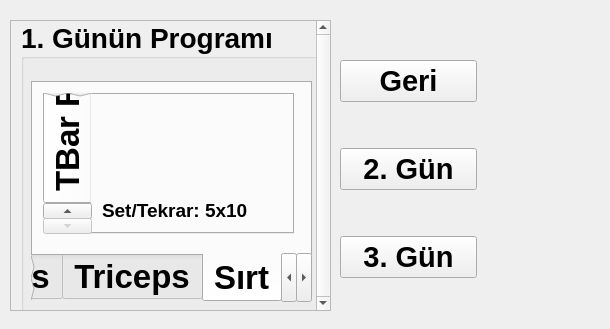
<?xml version="1.0" encoding="UTF-8"?>
<ui version="4.0">
 <class>Form</class>
 <widget class="QWidget" name="Form">
  <property name="geometry">
   <rect>
    <x>0</x>
    <y>0</y>
    <width>610</width>
    <height>329</height>
   </rect>
  </property>
  <property name="windowTitle">
   <string>Form</string>
  </property>
  <widget class="QScrollArea" name="scrollArea">
   <property name="geometry">
    <rect>
     <x>10</x>
     <y>20</y>
     <width>321</width>
     <height>291</height>
    </rect>
   </property>
   <property name="autoFillBackground">
    <bool>false</bool>
   </property>
   <property name="verticalScrollBarPolicy">
    <enum>Qt::ScrollBarAlwaysOn</enum>
   </property>
   <property name="horizontalScrollBarPolicy">
    <enum>Qt::ScrollBarAsNeeded</enum>
   </property>
   <property name="sizeAdjustPolicy">
    <enum>QAbstractScrollArea::AdjustToContents</enum>
   </property>
   <property name="widgetResizable">
    <bool>true</bool>
   </property>
   <widget class="QWidget" name="scrollAreaWidgetContents">
    <property name="geometry">
     <rect>
      <x>0</x>
      <y>0</y>
      <width>305</width>
      <height>289</height>
     </rect>
    </property>
    <widget class="QGroupBox" name="groupBox">
     <property name="geometry">
      <rect>
       <x>10</x>
       <y>0</y>
       <width>371</width>
       <height>341</height>
      </rect>
     </property>
     <property name="font">
      <font>
       <pointsize>21</pointsize>
       <weight>75</weight>
       <bold>true</bold>
      </font>
     </property>
     <property name="title">
      <string>1. Günün Programı</string>
     </property>
     <widget class="QTabWidget" name="tabWidget">
      <property name="geometry">
       <rect>
        <x>10</x>
        <y>60</y>
        <width>281</width>
        <height>221</height>
       </rect>
      </property>
      <property name="font">
       <font>
        <pointsize>25</pointsize>
       </font>
      </property>
      <property name="toolTip">
       <string>&lt;html&gt;&lt;head/&gt;&lt;body&gt;&lt;p&gt;Koşu&lt;/p&gt;&lt;/body&gt;&lt;/html&gt;</string>
      </property>
      <property name="tabPosition">
       <enum>QTabWidget::South</enum>
      </property>
      <property name="tabShape">
       <enum>QTabWidget::Rounded</enum>
      </property>
      <property name="currentIndex">
       <number>6</number>
      </property>
      <widget class="QWidget" name="Kosu">
       <attribute name="title">
        <string>Koşu</string>
       </attribute>
       <widget class="QLabel" name="label">
        <property name="geometry">
         <rect>
          <x>20</x>
          <y>10</y>
          <width>201</width>
          <height>191</height>
         </rect>
        </property>
        <property name="text">
         <string/>
        </property>
        <property name="pixmap">
         <pixmap>../../../.designer/backup/koşu.png</pixmap>
        </property>
       </widget>
       <widget class="QTextBrowser" name="textBrowser">
        <property name="geometry">
         <rect>
          <x>260</x>
          <y>10</y>
          <width>121</width>
          <height>192</height>
         </rect>
        </property>
        <property name="html">
         <string>&lt;!DOCTYPE HTML PUBLIC &quot;-//W3C//DTD HTML 4.0//EN&quot; &quot;http://www.w3.org/TR/REC-html40/strict.dtd&quot;&gt;
&lt;html&gt;&lt;head&gt;&lt;meta name=&quot;qrichtext&quot; content=&quot;1&quot; /&gt;&lt;style type=&quot;text/css&quot;&gt;
p, li { white-space: pre-wrap; }
&lt;/style&gt;&lt;/head&gt;&lt;body style=&quot; font-family:'Noto Sans'; font-size:25pt; font-weight:600; font-style:normal;&quot;&gt;
&lt;p style=&quot;-qt-paragraph-type:empty; margin-top:0px; margin-bottom:0px; margin-left:0px; margin-right:0px; -qt-block-indent:0; text-indent:0px;&quot;&gt;&lt;br /&gt;&lt;/p&gt;&lt;/body&gt;&lt;/html&gt;</string>
        </property>
        <property name="searchPaths">
         <stringlist>
          <string>Saat</string>
          <string></string>
          <string>aaa</string>
         </stringlist>
        </property>
       </widget>
       <widget class="QLabel" name="label_6">
        <property name="geometry">
         <rect>
          <x>0</x>
          <y>10</y>
          <width>171</width>
          <height>141</height>
         </rect>
        </property>
        <property name="text">
         <string/>
        </property>
        <property name="pixmap">
         <pixmap>koşu.png</pixmap>
        </property>
       </widget>
       <widget class="QLabel" name="label_7">
        <property name="geometry">
         <rect>
          <x>180</x>
          <y>20</y>
          <width>71</width>
          <height>111</height>
         </rect>
        </property>
        <property name="font">
         <font>
          <pointsize>18</pointsize>
         </font>
        </property>
        <property name="text">
         <string>30 Dk</string>
        </property>
       </widget>
      </widget>
      <widget class="QWidget" name="tab_2">
       <attribute name="title">
        <string>Omuz</string>
       </attribute>
       <widget class="QTabWidget" name="tabWidget_2">
        <property name="geometry">
         <rect>
          <x>10</x>
          <y>-10</y>
          <width>251</width>
          <height>171</height>
         </rect>
        </property>
        <property name="font">
         <font>
          <family>Noto Sans Adlam</family>
          <pointsize>10</pointsize>
         </font>
        </property>
        <property name="tabPosition">
         <enum>QTabWidget::West</enum>
        </property>
        <property name="tabShape">
         <enum>QTabWidget::Triangular</enum>
        </property>
        <property name="currentIndex">
         <number>3</number>
        </property>
        <widget class="QWidget" name="tab_3">
         <attribute name="title">
          <string notr="true">Military Press</string>
         </attribute>
         <widget class="QLabel" name="label_2">
          <property name="geometry">
           <rect>
            <x>-30</x>
            <y>10</y>
            <width>251</width>
            <height>101</height>
           </rect>
          </property>
          <property name="text">
           <string/>
          </property>
          <property name="pixmap">
           <pixmap>milPress.jpg</pixmap>
          </property>
         </widget>
         <widget class="QLabel" name="milPress">
          <property name="geometry">
           <rect>
            <x>20</x>
            <y>120</y>
            <width>191</width>
            <height>17</height>
           </rect>
          </property>
          <property name="font">
           <font>
            <pointsize>14</pointsize>
            <italic>true</italic>
           </font>
          </property>
          <property name="layoutDirection">
           <enum>Qt::LeftToRight</enum>
          </property>
          <property name="autoFillBackground">
           <bool>false</bool>
          </property>
          <property name="text">
           <string>Set/Tekrar: 3x10</string>
          </property>
         </widget>
        </widget>
        <widget class="QWidget" name="tab_5">
         <attribute name="title">
          <string>Literal Rise</string>
         </attribute>
         <widget class="QLabel" name="label_5">
          <property name="geometry">
           <rect>
            <x>90</x>
            <y>160</y>
            <width>111</width>
            <height>31</height>
           </rect>
          </property>
          <property name="font">
           <font>
            <pointsize>12</pointsize>
           </font>
          </property>
          <property name="text">
           <string>Set / Tekrar</string>
          </property>
         </widget>
         <widget class="QLabel" name="milPress_2">
          <property name="geometry">
           <rect>
            <x>220</x>
            <y>160</y>
            <width>81</width>
            <height>31</height>
           </rect>
          </property>
          <property name="text">
           <string/>
          </property>
         </widget>
         <widget class="QLabel" name="label_8">
          <property name="geometry">
           <rect>
            <x>10</x>
            <y>10</y>
            <width>131</width>
            <height>91</height>
           </rect>
          </property>
          <property name="text">
           <string/>
          </property>
          <property name="pixmap">
           <pixmap>litRaise.jpg</pixmap>
          </property>
         </widget>
         <widget class="QLabel" name="label_4">
          <property name="geometry">
           <rect>
            <x>10</x>
            <y>110</y>
            <width>211</width>
            <height>41</height>
           </rect>
          </property>
          <property name="font">
           <font>
            <family>Noto Sans Adlam Unjoined</family>
            <pointsize>16</pointsize>
           </font>
          </property>
          <property name="text">
           <string>Set/Tekrar: 3x10</string>
          </property>
         </widget>
        </widget>
        <widget class="QWidget" name="tab_6">
         <attribute name="title">
          <string>Overhead Press</string>
         </attribute>
         <widget class="QLabel" name="overPressSet_2">
          <property name="geometry">
           <rect>
            <x>210</x>
            <y>170</y>
            <width>54</width>
            <height>17</height>
           </rect>
          </property>
          <property name="text">
           <string>TextLabel</string>
          </property>
         </widget>
         <widget class="QLabel" name="label_9">
          <property name="geometry">
           <rect>
            <x>-10</x>
            <y>20</y>
            <width>231</width>
            <height>81</height>
           </rect>
          </property>
          <property name="text">
           <string/>
          </property>
          <property name="pixmap">
           <pixmap>overPress.jpg</pixmap>
          </property>
         </widget>
         <widget class="QLabel" name="overPress">
          <property name="geometry">
           <rect>
            <x>10</x>
            <y>110</y>
            <width>191</width>
            <height>51</height>
           </rect>
          </property>
          <property name="font">
           <font>
            <family>Noto Sans Adlam Unjoined</family>
            <pointsize>14</pointsize>
           </font>
          </property>
          <property name="text">
           <string>Set/Tekrar: 3x10</string>
          </property>
         </widget>
        </widget>
        <widget class="QWidget" name="tab_4">
         <attribute name="title">
          <string>Seated Dumbel Press</string>
         </attribute>
         <widget class="QLabel" name="label_3">
          <property name="geometry">
           <rect>
            <x>10</x>
            <y>10</y>
            <width>171</width>
            <height>121</height>
           </rect>
          </property>
          <property name="text">
           <string/>
          </property>
          <property name="pixmap">
           <pixmap>seaDumbell.jpg</pixmap>
          </property>
         </widget>
         <widget class="QLabel" name="seatPress">
          <property name="geometry">
           <rect>
            <x>10</x>
            <y>130</y>
            <width>181</width>
            <height>31</height>
           </rect>
          </property>
          <property name="font">
           <font>
            <family>Noto Sans Adlam Unjoined</family>
            <pointsize>14</pointsize>
           </font>
          </property>
          <property name="text">
           <string>Set/Tekrar: 3x10</string>
          </property>
         </widget>
        </widget>
       </widget>
      </widget>
      <widget class="QWidget" name="tab">
       <attribute name="title">
        <string>Biceps</string>
       </attribute>
       <widget class="QTabWidget" name="tabWidget_3">
        <property name="geometry">
         <rect>
          <x>0</x>
          <y>0</y>
          <width>271</width>
          <height>151</height>
         </rect>
        </property>
        <property name="font">
         <font>
          <family>Noto Sans Adlam</family>
          <pointsize>10</pointsize>
         </font>
        </property>
        <property name="tabPosition">
         <enum>QTabWidget::West</enum>
        </property>
        <property name="tabShape">
         <enum>QTabWidget::Triangular</enum>
        </property>
        <property name="currentIndex">
         <number>0</number>
        </property>
        <widget class="QWidget" name="tab_7">
         <attribute name="title">
          <string>Hammer Curl</string>
         </attribute>
         <widget class="QLabel" name="label_12">
          <property name="geometry">
           <rect>
            <x>10</x>
            <y>10</y>
            <width>211</width>
            <height>91</height>
           </rect>
          </property>
          <property name="text">
           <string/>
          </property>
          <property name="pixmap">
           <pixmap>hammer_curl.jpeg</pixmap>
          </property>
         </widget>
         <widget class="QLabel" name="hamCurl">
          <property name="geometry">
           <rect>
            <x>10</x>
            <y>110</y>
            <width>211</width>
            <height>31</height>
           </rect>
          </property>
          <property name="font">
           <font>
            <family>Noto Sans Adlam Unjoined</family>
            <pointsize>14</pointsize>
           </font>
          </property>
          <property name="text">
           <string>Set/Tekrar: 3x10</string>
          </property>
         </widget>
        </widget>
        <widget class="QWidget" name="tab_8">
         <attribute name="title">
          <string>Babell Curl</string>
         </attribute>
         <widget class="QLabel" name="label_11">
          <property name="geometry">
           <rect>
            <x>10</x>
            <y>10</y>
            <width>211</width>
            <height>81</height>
           </rect>
          </property>
          <property name="text">
           <string/>
          </property>
          <property name="pixmap">
           <pixmap>babCurl.jpg</pixmap>
          </property>
         </widget>
         <widget class="QLabel" name="babDumbell">
          <property name="geometry">
           <rect>
            <x>10</x>
            <y>100</y>
            <width>221</width>
            <height>41</height>
           </rect>
          </property>
          <property name="font">
           <font>
            <family>Noto Sans Adlam Unjoined</family>
            <pointsize>14</pointsize>
           </font>
          </property>
          <property name="text">
           <string>Set/Tekrar: 3x10</string>
          </property>
         </widget>
        </widget>
        <widget class="QWidget" name="widget">
         <attribute name="title">
          <string>Inurlcline Dumbel C</string>
         </attribute>
         <widget class="QLabel" name="label_10">
          <property name="geometry">
           <rect>
            <x>10</x>
            <y>10</y>
            <width>231</width>
            <height>91</height>
           </rect>
          </property>
          <property name="text">
           <string/>
          </property>
          <property name="pixmap">
           <pixmap>incline_dumbell.jpeg</pixmap>
          </property>
         </widget>
         <widget class="QLabel" name="incDumbel">
          <property name="geometry">
           <rect>
            <x>10</x>
            <y>110</y>
            <width>221</width>
            <height>31</height>
           </rect>
          </property>
          <property name="font">
           <font>
            <family>Noto Sans Adlam Unjoined</family>
            <pointsize>14</pointsize>
           </font>
          </property>
          <property name="text">
           <string>Set/Tekrar: 4x10</string>
          </property>
         </widget>
        </widget>
       </widget>
      </widget>
      <widget class="QWidget" name="bacak">
       <attribute name="title">
        <string>Bacak</string>
       </attribute>
       <widget class="QTabWidget" name="tabWidget_4">
        <property name="geometry">
         <rect>
          <x>0</x>
          <y>0</y>
          <width>271</width>
          <height>161</height>
         </rect>
        </property>
        <property name="tabPosition">
         <enum>QTabWidget::West</enum>
        </property>
        <property name="currentIndex">
         <number>1</number>
        </property>
        <widget class="QWidget" name="squat">
         <attribute name="title">
          <string>SQUAT</string>
         </attribute>
         <widget class="QLabel" name="label_13">
          <property name="geometry">
           <rect>
            <x>30</x>
            <y>10</y>
            <width>141</width>
            <height>81</height>
           </rect>
          </property>
          <property name="text">
           <string/>
          </property>
          <property name="pixmap">
           <pixmap>squat.png</pixmap>
          </property>
         </widget>
         <widget class="QLabel" name="squat_label">
          <property name="geometry">
           <rect>
            <x>20</x>
            <y>110</y>
            <width>181</width>
            <height>31</height>
           </rect>
          </property>
          <property name="font">
           <font>
            <family>Noto Sans Adlam</family>
            <pointsize>14</pointsize>
            <italic>true</italic>
           </font>
          </property>
          <property name="text">
           <string>Set/Tekrar: 5x15</string>
          </property>
         </widget>
        </widget>
        <widget class="QWidget" name="labEx">
         <attribute name="title">
          <string>Lap Exe</string>
         </attribute>
         <widget class="QLabel" name="labExe">
          <property name="geometry">
           <rect>
            <x>10</x>
            <y>40</y>
            <width>181</width>
            <height>71</height>
           </rect>
          </property>
          <property name="font">
           <font>
            <pointsize>16</pointsize>
           </font>
          </property>
          <property name="text">
           <string>Set/Tekrar: 5x15</string>
          </property>
         </widget>
        </widget>
       </widget>
      </widget>
      <widget class="QWidget" name="gogus">
       <attribute name="title">
        <string>Göğüs</string>
       </attribute>
       <widget class="QTabWidget" name="tabWidget_5">
        <property name="geometry">
         <rect>
          <x>10</x>
          <y>0</y>
          <width>261</width>
          <height>151</height>
         </rect>
        </property>
        <property name="tabPosition">
         <enum>QTabWidget::West</enum>
        </property>
        <widget class="QWidget" name="bench">
         <attribute name="title">
          <string>Bench Press</string>
         </attribute>
         <widget class="QLabel" name="label_14">
          <property name="geometry">
           <rect>
            <x>30</x>
            <y>20</y>
            <width>141</width>
            <height>81</height>
           </rect>
          </property>
          <property name="text">
           <string/>
          </property>
          <property name="pixmap">
           <pixmap>bench.png</pixmap>
          </property>
         </widget>
         <widget class="QLabel" name="bench_2">
          <property name="geometry">
           <rect>
            <x>10</x>
            <y>110</y>
            <width>181</width>
            <height>31</height>
           </rect>
          </property>
          <property name="font">
           <font>
            <family>Noto Sans Adlam</family>
            <pointsize>14</pointsize>
           </font>
          </property>
          <property name="text">
           <string>Set/Tekrar: 5x15</string>
          </property>
         </widget>
        </widget>
        <widget class="QWidget" name="cableC">
         <attribute name="title">
          <string>Cable Cross</string>
         </attribute>
         <widget class="QLabel" name="label_15">
          <property name="geometry">
           <rect>
            <x>20</x>
            <y>10</y>
            <width>161</width>
            <height>101</height>
           </rect>
          </property>
          <property name="text">
           <string/>
          </property>
          <property name="pixmap">
           <pixmap>cablecross.png</pixmap>
          </property>
         </widget>
         <widget class="QLabel" name="cableCro">
          <property name="geometry">
           <rect>
            <x>10</x>
            <y>110</y>
            <width>181</width>
            <height>21</height>
           </rect>
          </property>
          <property name="font">
           <font>
            <family>Noto Sans Adlam</family>
            <pointsize>14</pointsize>
            <italic>true</italic>
           </font>
          </property>
          <property name="text">
           <string>Set/Tekrar: 5x15</string>
          </property>
         </widget>
        </widget>
        <widget class="QWidget" name="dumbell">
         <attribute name="title">
          <string>Dumbell FLy</string>
         </attribute>
         <widget class="QLabel" name="label_16">
          <property name="geometry">
           <rect>
            <x>20</x>
            <y>10</y>
            <width>161</width>
            <height>81</height>
           </rect>
          </property>
          <property name="text">
           <string/>
          </property>
          <property name="pixmap">
           <pixmap>dumbellFly.png</pixmap>
          </property>
         </widget>
         <widget class="QLabel" name="dumbellFlu">
          <property name="geometry">
           <rect>
            <x>10</x>
            <y>100</y>
            <width>161</width>
            <height>41</height>
           </rect>
          </property>
          <property name="font">
           <font>
            <pointsize>14</pointsize>
           </font>
          </property>
          <property name="text">
           <string>Set/Tekrar: 3x15</string>
          </property>
         </widget>
        </widget>
       </widget>
      </widget>
      <widget class="QWidget" name="triceps">
       <attribute name="title">
        <string>Triceps</string>
       </attribute>
       <widget class="QTabWidget" name="tabWidget_6">
        <property name="geometry">
         <rect>
          <x>10</x>
          <y>10</y>
          <width>251</width>
          <height>141</height>
         </rect>
        </property>
        <property name="tabPosition">
         <enum>QTabWidget::West</enum>
        </property>
        <property name="currentIndex">
         <number>1</number>
        </property>
        <widget class="QWidget" name="Dips">
         <attribute name="title">
          <string>Dips</string>
         </attribute>
         <widget class="QLabel" name="label_17">
          <property name="geometry">
           <rect>
            <x>10</x>
            <y>10</y>
            <width>161</width>
            <height>81</height>
           </rect>
          </property>
          <property name="text">
           <string/>
          </property>
          <property name="pixmap">
           <pixmap>dips.png</pixmap>
          </property>
         </widget>
         <widget class="QLabel" name="dips">
          <property name="geometry">
           <rect>
            <x>10</x>
            <y>100</y>
            <width>171</width>
            <height>31</height>
           </rect>
          </property>
          <property name="font">
           <font>
            <pointsize>14</pointsize>
           </font>
          </property>
          <property name="text">
           <string>Set/Tekrar: 3x10</string>
          </property>
          <property name="textFormat">
           <enum>Qt::PlainText</enum>
          </property>
         </widget>
        </widget>
        <widget class="QWidget" name="crosshers">
         <attribute name="title">
          <string>Crosshers</string>
         </attribute>
         <widget class="QLabel" name="label_18">
          <property name="geometry">
           <rect>
            <x>20</x>
            <y>10</y>
            <width>161</width>
            <height>81</height>
           </rect>
          </property>
          <property name="text">
           <string/>
          </property>
          <property name="pixmap">
           <pixmap>skull.png</pixmap>
          </property>
         </widget>
         <widget class="QLabel" name="skull">
          <property name="geometry">
           <rect>
            <x>20</x>
            <y>100</y>
            <width>161</width>
            <height>31</height>
           </rect>
          </property>
          <property name="font">
           <font>
            <pointsize>14</pointsize>
           </font>
          </property>
          <property name="text">
           <string>Set/Tekrar: 3x10</string>
          </property>
         </widget>
        </widget>
       </widget>
      </widget>
      <widget class="QWidget" name="sirt">
       <attribute name="title">
        <string>Sırt</string>
       </attribute>
       <widget class="QTabWidget" name="tabWidget_7">
        <property name="geometry">
         <rect>
          <x>10</x>
          <y>10</y>
          <width>251</width>
          <height>141</height>
         </rect>
        </property>
        <property name="tabPosition">
         <enum>QTabWidget::West</enum>
        </property>
        <property name="currentIndex">
         <number>2</number>
        </property>
        <widget class="QWidget" name="Barfiks">
         <attribute name="title">
          <string>Barfiks</string>
         </attribute>
         <widget class="QLabel" name="label_20">
          <property name="geometry">
           <rect>
            <x>20</x>
            <y>10</y>
            <width>151</width>
            <height>91</height>
           </rect>
          </property>
          <property name="text">
           <string/>
          </property>
          <property name="pixmap">
           <pixmap>barfiks.png</pixmap>
          </property>
         </widget>
         <widget class="QLabel" name="Barfiks_2">
          <property name="geometry">
           <rect>
            <x>50</x>
            <y>110</y>
            <width>91</width>
            <height>21</height>
           </rect>
          </property>
          <property name="font">
           <font>
            <pointsize>14</pointsize>
           </font>
          </property>
          <property name="text">
           <string>Sayı Yok</string>
          </property>
         </widget>
        </widget>
        <widget class="QWidget" name="deadlift">
         <attribute name="title">
          <string>DeadLift</string>
         </attribute>
         <widget class="QLabel" name="label_21">
          <property name="geometry">
           <rect>
            <x>10</x>
            <y>10</y>
            <width>161</width>
            <height>81</height>
           </rect>
          </property>
          <property name="text">
           <string/>
          </property>
          <property name="pixmap">
           <pixmap>dead.png</pixmap>
          </property>
         </widget>
         <widget class="QLabel" name="dead">
          <property name="geometry">
           <rect>
            <x>20</x>
            <y>100</y>
            <width>161</width>
            <height>31</height>
           </rect>
          </property>
          <property name="font">
           <font>
            <pointsize>14</pointsize>
           </font>
          </property>
          <property name="text">
           <string>Set/Tekrar: 5x10</string>
          </property>
          <property name="textFormat">
           <enum>Qt::PlainText</enum>
          </property>
         </widget>
        </widget>
        <widget class="QWidget" name="tbar">
         <attribute name="title">
          <string>TBar Row</string>
         </attribute>
         <widget class="QLabel" name="label_22">
          <property name="geometry">
           <rect>
            <x>20</x>
            <y>10</y>
            <width>141</width>
            <height>81</height>
           </rect>
          </property>
          <property name="text">
           <string/>
          </property>
          <property name="pixmap">
           <pixmap>tbar.png</pixmap>
          </property>
         </widget>
         <widget class="QLabel" name="label_23">
          <property name="geometry">
           <rect>
            <x>10</x>
            <y>100</y>
            <width>161</width>
            <height>31</height>
           </rect>
          </property>
          <property name="font">
           <font>
            <pointsize>14</pointsize>
           </font>
          </property>
          <property name="text">
           <string>Set/Tekrar: 5x10</string>
          </property>
         </widget>
        </widget>
       </widget>
      </widget>
      <widget class="QWidget" name="torba">
       <attribute name="title">
        <string>Torba</string>
       </attribute>
       <widget class="QLabel" name="label_19">
        <property name="geometry">
         <rect>
          <x>50</x>
          <y>0</y>
          <width>161</width>
          <height>111</height>
         </rect>
        </property>
        <property name="text">
         <string/>
        </property>
        <property name="pixmap">
         <pixmap>torba.png</pixmap>
        </property>
       </widget>
       <widget class="QLabel" name="torba_2">
        <property name="geometry">
         <rect>
          <x>40</x>
          <y>120</y>
          <width>221</width>
          <height>41</height>
         </rect>
        </property>
        <property name="font">
         <font>
          <pointsize>14</pointsize>
         </font>
        </property>
        <property name="text">
         <string>2li 3lü yumruklar</string>
        </property>
       </widget>
      </widget>
     </widget>
    </widget>
   </widget>
  </widget>
  <widget class="QWidget" name="layoutWidget">
   <property name="geometry">
    <rect>
     <x>0</x>
     <y>0</y>
     <width>2</width>
     <height>2</height>
    </rect>
   </property>
   <layout class="QHBoxLayout" name="horizontalLayout_2"/>
  </widget>
  <widget class="QSplitter" name="splitter_2">
   <property name="geometry">
    <rect>
     <x>0</x>
     <y>0</y>
     <width>0</width>
     <height>0</height>
    </rect>
   </property>
   <property name="orientation">
    <enum>Qt::Vertical</enum>
   </property>
  </widget>
  <widget class="QWidget" name="layoutWidget">
   <property name="geometry">
    <rect>
     <x>0</x>
     <y>0</y>
     <width>2</width>
     <height>2</height>
    </rect>
   </property>
   <layout class="QHBoxLayout" name="horizontalLayout"/>
  </widget>
  <widget class="QWidget" name="layoutWidget">
   <property name="geometry">
    <rect>
     <x>340</x>
     <y>20</y>
     <width>137</width>
     <height>301</height>
    </rect>
   </property>
   <layout class="QVBoxLayout" name="verticalLayout_2">
    <item>
     <widget class="QPushButton" name="pushButton">
      <property name="font">
       <font>
        <pointsize>22</pointsize>
        <weight>75</weight>
        <bold>true</bold>
       </font>
      </property>
      <property name="text">
       <string>Geri</string>
      </property>
     </widget>
    </item>
    <item>
     <widget class="QPushButton" name="pushButton_2">
      <property name="font">
       <font>
        <pointsize>22</pointsize>
        <weight>75</weight>
        <bold>true</bold>
       </font>
      </property>
      <property name="text">
       <string>2. Gün</string>
      </property>
     </widget>
    </item>
    <item>
     <widget class="QPushButton" name="pushButton_3">
      <property name="font">
       <font>
        <pointsize>22</pointsize>
        <weight>75</weight>
        <bold>true</bold>
       </font>
      </property>
      <property name="text">
       <string>3. Gün</string>
      </property>
     </widget>
    </item>
   </layout>
  </widget>
  <widget class="QSplitter" name="splitter">
   <property name="geometry">
    <rect>
     <x>0</x>
     <y>0</y>
     <width>0</width>
     <height>0</height>
    </rect>
   </property>
   <property name="orientation">
    <enum>Qt::Horizontal</enum>
   </property>
  </widget>
  <widget class="QWidget" name="layoutWidget">
   <property name="geometry">
    <rect>
     <x>0</x>
     <y>0</y>
     <width>2</width>
     <height>2</height>
    </rect>
   </property>
   <layout class="QVBoxLayout" name="verticalLayout"/>
  </widget>
 </widget>
 <resources/>
 <connections/>
</ui>
